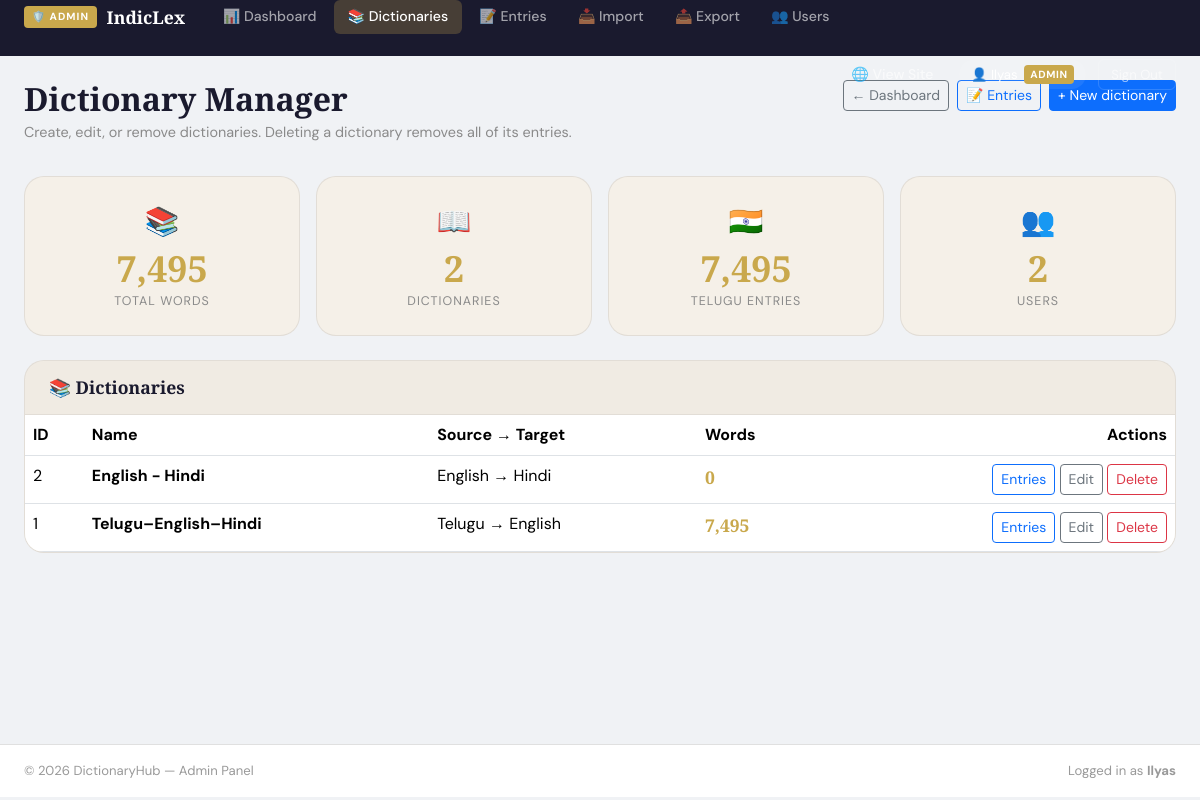
The page /index.php?page=admin_dictionaries (signed in) on the database its author committed.
### tables this page shows
CREATE TABLE `dictionaries` (
  `id` int(10) UNSIGNED NOT NULL,
  `name` varchar(255) NOT NULL,
  `description` text DEFAULT NULL,
  `source_lang` varchar(50) NOT NULL DEFAULT 'Telugu',
  `target_lang` varchar(50) NOT NULL DEFAULT 'English',
  `created_by` int(10) UNSIGNED DEFAULT NULL,
  `created_at` timestamp NOT NULL DEFAULT current_timestamp()
);

### pages/admin_dictionaries.php (the view, shortened to what this page needs)
<?php
require_once __DIR__ . '/../includes/db.php';
$dict_rows = [];
$r = $db->query("
    SELECT d.id, d.name, d.description, d.source_lang, d.target_lang, d.created_at,
           COUNT(de.id) AS word_count
    FROM dictionaries d
    LEFT JOIN dictionary_entries de ON de.dictionary_id = d.id
    GROUP BY d.id, d.name, d.description, d.source_lang, d.target_lang, d.created_at
    ORDER BY d.name ASC
");
if ($r) {
    while ($row = $r->fetch_assoc()) {
        $dict_rows[] = $row;
    }
}
?>
<div class="admin-wrap">
  <div class="container-fluid px-4 py-4">
    <div class="admin-page-header">
      <div>
        <h1 class="admin-title">Dictionary Manager</h1>
        <p class="admin-subtitle">Create, edit, or remove dictionaries. Deleting a dictionary removes all of its entries.</p>
      </div>
      <div class="d-flex flex-wrap gap-2">
        <a href="index.php?page=admin_dashboard" class="btn btn-outline-secondary btn-sm">← Dashboard</a>
        <a href="index.php?page=admin_entries" class="btn btn-outline-primary btn-sm">📝 Entries</a>
        <button type="button" class="btn btn-primary btn-sm" data-bs-toggle="modal" data-bs-target="#dictModal" id="btnNewDict">+ New dictionary</button>
      </div>
    </div>
    <?php require __DIR__ . '/../includes/admin_stats_cards.php'; ?>
    <div class="admin-card">
      <div class="admin-card-header d-flex justify-content-between align-items-center">
        <h5 class="mb-0">📚 Dictionaries</h5>
      </div>
      <div class="admin-card-body p-0">
        <div class="table-responsive">
          <table class="table table-hover mb-0">
            <thead>
              <tr>
                <th>ID</th>
                <th>Name</th>
                <th>Source → Target</th>
                <th>Words</th>
                <th class="text-end">Actions</th>
              </tr>
            </thead>
            <tbody>
              <?php foreach ($dict_rows as $d): ?>
                <tr data-id="<?php echo (int) $d['id']; ?>"
                    data-name="<?php echo htmlspecialchars($d['name'], ENT_QUOTES); ?>"
                    data-description="<?php echo htmlspecialchars((string) $d['description'], ENT_QUOTES); ?>"
                    data-source-lang="<?php echo htmlspecialchars($d['source_lang'], ENT_QUOTES); ?>"
                    data-target-lang="<?php echo htmlspecialchars($d['target_lang'], ENT_QUOTES); ?>">
                  <td><?php echo (int) $d['id']; ?></td>
                  <td><strong><?php echo htmlspecialchars($d['name']); ?></strong></td>
                  <td><?php echo htmlspecialchars($d['source_lang']); ?> → <?php echo htmlspecialchars($d['target_lang']); ?></td>
                  <td><span class="admin-word-count"><?php echo number_format((int) $d['word_count']); ?></span></td>
                  <td class="text-end text-nowrap">
                    <a class="btn btn-sm btn-outline-primary" href="index.php?page=admin_entries&amp;dictionary_id=<?php echo (int) $d['id']; ?>">Entries</a>
                    <button type="button" class="btn btn-sm btn-outline-secondary btn-edit-dict">Edit</button>
                    <button type="button" class="btn btn-sm btn-outline-danger btn-del-dict">Delete</button>
                  </td>
                </tr>
              <?php endforeach; ?>
            </tbody>
          </table>
        </div>
      </div>
    </div>
  </div>
</div>

### assets/css/style.css (style rules this page uses)
:root { --ink: #1a1a2e; --cream: #f5f0e8; --gold: #c9a84c; --accent: #e05a3a; --muted: #8a8a8a; }
* { box-sizing: border-box; }
body { font-family: 'DM Sans', sans-serif; background-color: var(--cream); color: var(--ink); transition: background 0.4s, color 0.4s; overflow-x: hidden; }
.admin-wrap { min-height: 80vh; }
.admin-page-header { display: flex; align-items: flex-start; justify-content: space-between; flex-wrap: wrap; gap: 1rem; margin-bottom: 2rem; }
.admin-title { font-family: 'Playfair Display', serif; font-size: 2rem; font-weight: 700; margin: 0; }
.admin-subtitle { color: var(--muted); font-size: 0.9rem; margin: 0.25rem 0 0; }
.admin-card { background: var(--cream); border: 1.5px solid rgba(0,0,0,0.08); border-radius: 20px; overflow: hidden; }
.admin-card-header { padding: 1rem 1.5rem; border-bottom: 1px solid rgba(0,0,0,0.06); background: rgba(0,0,0,0.02); }
.admin-card-header h5 { font-family: 'Playfair Display', serif; font-size: 1.1rem; font-weight: 700; margin: 0; }
.admin-card-body { padding: 1.25rem 1.5rem; }
.admin-word-count { font-family: 'Playfair Display', serif; font-size: 1.1rem; font-weight: 700; color: var(--gold); }

### assets/css/admin.css (style rules this page uses)
.admin-body { background: #f0f2f5; font-family: 'DM Sans', sans-serif; min-height: 100vh; }

### rows shown on the page
dictionaries: id "2", name "English - Hindi", source_lang "English", target_lang "Hindi", word_count "0"
dictionaries: id "1", name "Telugu–English–Hindi", source_lang "Telugu", target_lang "English", word_count "7,495"

### other values the page prints
$user['username'] "Ilyas"
$total_words "7,495"
$total_dicts "2"
$with_telugu "7,495"
$total_users "2"
current_user()['username'] "Ilyas"
